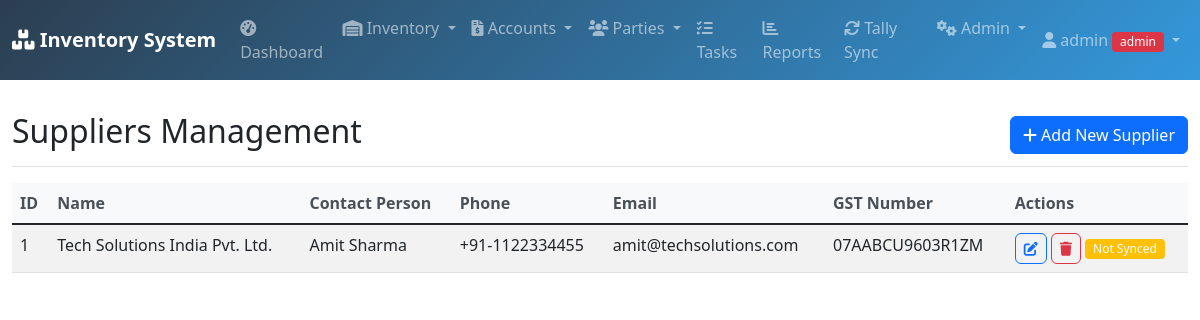
The page /suppliers (signed in) on the database its author committed.
### database.py (models this page shows, shortened)
class User(UserMixin, db.Model):
    id = db.Column(db.Integer, primary_key=True)
    username = db.Column(db.String(80), unique=True, nullable=False)
    password = db.Column(db.String(120), nullable=False)
    role = db.Column(db.String(20), default='user')
    email = db.Column(db.String(120))
    phone = db.Column(db.String(20))
    created_date = db.Column(db.DateTime, default=datetime.utcnow)
    is_active = db.Column(db.Boolean, default=True)

class Supplier(db.Model):
    id = db.Column(db.Integer, primary_key=True)
    name = db.Column(db.String(100), nullable=False)
    contact_person = db.Column(db.String(100))
    phone = db.Column(db.String(20))
    email = db.Column(db.String(100))
    address = db.Column(db.Text)
    gst_number = db.Column(db.String(50))
    tally_synced = db.Column(db.Boolean, default=False)
    tally_guid = db.Column(db.String(100))

### app.py (the view)
@app.route('/suppliers')
@login_required
def suppliers():
    try:
        all_suppliers = Supplier.query.all()
        return render_template('suppliers.html', suppliers=all_suppliers)
    except Exception as e:
        flash(f'Error loading suppliers: {str(e)}', 'danger')
        return render_template('suppliers.html', suppliers=[])

### app.py (called while the page is built)
@login_manager.user_loader
def load_user(user_id):
    return User.query.get(int(user_id))

### templates/suppliers.html (shortened to what this page needs)
{% extends "base.html" %}
{% block content %}
<div class="d-flex justify-content-between flex-wrap flex-md-nowrap align-items-center pt-3 pb-2 mb-3 border-bottom">
    <h1 class="h2">Suppliers Management</h1>
    <button type="button" class="btn btn-primary" data-bs-toggle="modal" data-bs-target="#addSupplierModal">
        <i class="fas fa-plus"></i> Add New Supplier
    </button>
</div>
<div class="table-responsive">
    <table class="table table-striped table-hover">
        <thead>
            <tr>
                <th>ID</th>
                <th>Name</th>
                <th>Contact Person</th>
                <th>Phone</th>
                <th>Email</th>
                <th>GST Number</th>
                <th>Actions</th>
            </tr>
        </thead>
        <tbody>
            {% for supplier in suppliers %}
            <tr>
                <td>{{ supplier.id }}</td>
                <td>{{ supplier.name }}</td>
                <td>{{ supplier.contact_person or '-' }}</td>
                <td>{{ supplier.phone or '-' }}</td>
                <td>{{ supplier.email or '-' }}</td>
                <td>{{ supplier.gst_number or '-' }}</td>
                <td>
                    <button type="button" class="btn btn-sm btn-outline-primary" data-bs-toggle="modal" data-bs-target="#editSupplierModal{{ supplier.id }}">
                        <i class="fas fa-edit"></i>
                    </button>
                    <a href="{{ url_for('delete_supplier', supplier_id=supplier.id) }}" class="btn btn-sm btn-outline-danger" onclick="return confirm('Are you sure you want to delete this supplier?')">
                        <i class="fas fa-trash"></i>
                    </a>
                    {% if not supplier.tally_synced %}
                    <span class="badge bg-warning">Not Synced</span>
                    {% else %}
                    <span class="badge bg-success">Synced</span>
                    {% endif %}
                </td>
            </tr>
            {% endfor %}
        </tbody>
    </table>
</div>
{% endblock %}

### templates/base.html (shortened to what this page needs)
<!DOCTYPE html>
<html lang="en">
<head>
    <link href="https://cdn.jsdelivr.net/npm/bootstrap@5.1.3/dist/css/bootstrap.min.css" rel="stylesheet">
    <link href="https://cdnjs.cloudflare.com/ajax/libs/font-awesome/6.0.0/css/all.min.css" rel="stylesheet">
    <link href="{{ url_for('static', filename='style.css') }}" rel="stylesheet">
</head>
<body>
    <nav class="navbar navbar-expand-lg navbar-dark bg-dark">
        <div class="container-fluid">
            <a class="navbar-brand" href="{{ url_for('dashboard') }}">
                <i class="fas fa-boxes"></i> Inventory System
            </a>
            <div class="collapse navbar-collapse" id="navbarNav">
                <ul class="navbar-nav me-auto">
                    {% if current_user.is_authenticated %}
                    <li class="nav-item">
                        <a class="nav-link" href="{{ url_for('dashboard') }}">
                            <i class="fas fa-tachometer-alt"></i> Dashboard
                        </a>
                    </li>
                    <li class="nav-item dropdown">
                        <a class="nav-link dropdown-toggle" href="#" id="inventoryDropdown" role="button" data-bs-toggle="dropdown">
                            <i class="fas fa-warehouse"></i> Inventory
                        </a>
                    </li>
                    <li class="nav-item dropdown">
                        <a class="nav-link dropdown-toggle" href="#" id="accountsDropdown" role="button" data-bs-toggle="dropdown">
                            <i class="fas fa-file-invoice-dollar"></i> Accounts
                        </a>
                    </li>
                    <li class="nav-item dropdown">
                        <a class="nav-link dropdown-toggle" href="#" id="partiesDropdown" role="button" data-bs-toggle="dropdown">
                            <i class="fas fa-users"></i> Parties
                        </a>
                    </li>
                    <li class="nav-item">
                        <a class="nav-link" href="{{ url_for('tasks') }}">
                            <i class="fas fa-tasks"></i> Tasks
                        </a>
                    </li>
                    <li class="nav-item">
                        <a class="nav-link" href="{{ url_for('reports') }}">
                            <i class="fas fa-chart-bar"></i> Reports
                        </a>
                    </li>
                    <li class="nav-item">
                        <a class="nav-link" href="{{ url_for('tally_sync') }}">
                            <i class="fas fa-sync"></i> Tally Sync
                        </a>
                    </li>
                    {% if current_user.role == 'admin' %}
                    <li class="nav-item dropdown">
                        <a class="nav-link dropdown-toggle" href="#" id="adminDropdown" role="button" data-bs-toggle="dropdown">
                            <i class="fas fa-cogs"></i> Admin
                        </a>
                    </li>
                    {% endif %}
                    {% endif %}
                </ul>
                <ul class="navbar-nav">
                    {% if current_user.is_authenticated %}
                    <li class="nav-item dropdown">
                        <a class="nav-link dropdown-toggle" href="#" id="userDropdown" role="button" data-bs-toggle="dropdown">
                            <i class="fas fa-user"></i> {{ current_user.username }}
                            <span class="badge bg-{% if current_user.role == 'admin' %}danger{% else %}info{% endif %}">
                                {{ current_user.role }}
                            </span>
                        </a>
                    </li>
                    {% else %}
                    <li class="nav-item">
                        <a class="nav-link" href="{{ url_for('login') }}">
                            <i class="fas fa-sign-in-alt"></i> Login
                        </a>
                    </li>
                    {% endif %}
                </ul>
            </div>
        </div>
    </nav>
    <div class="container-fluid mt-3">
        {% block content %}{% endblock %}
    </div>
</body>
</html>

### static/style.css (style rules this page uses)
.table th { border-top: none; font-weight: 600; color: #495057; background-color: #f8f9fa; }
.badge { font-size: 0.75em; font-weight: 500; }
.btn { border-radius: 0.375rem; font-weight: 500; transition: all 0.2s; }
.navbar-brand { font-weight: 700; }
.navbar-dark { background: linear-gradient(135deg, #2c3e50 0%, #3498db 100%) !important; }

### rows shown on the page
User: username "admin", role "admin"
Supplier: id "1", name "Tech Solutions India Pvt. Ltd.", contact_person "Amit Sharma", phone "+91-1122334455", email "amit@techsolutions.com", gst_number "07AABCU9603R1ZM", tally_synced "Not Synced"
